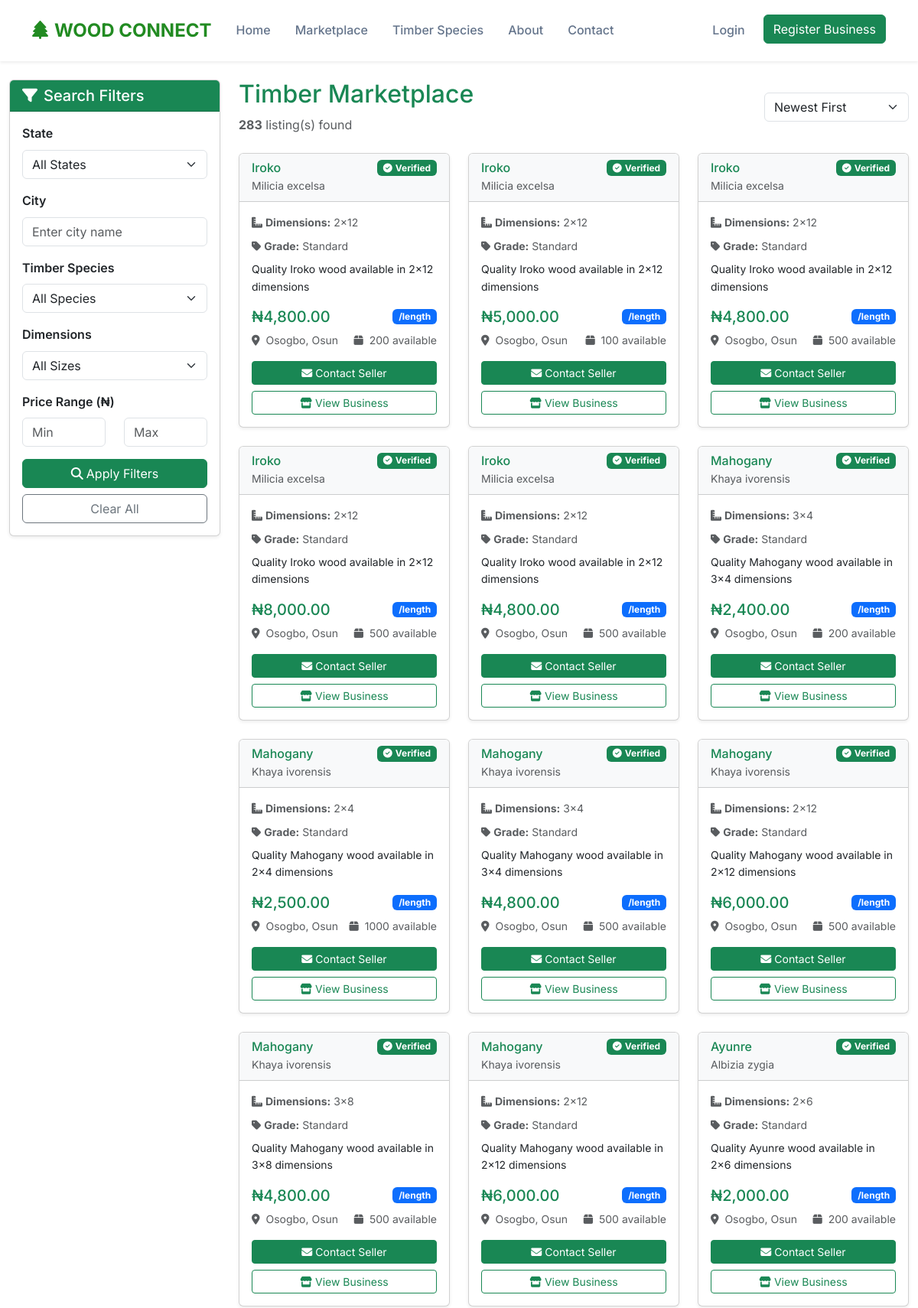
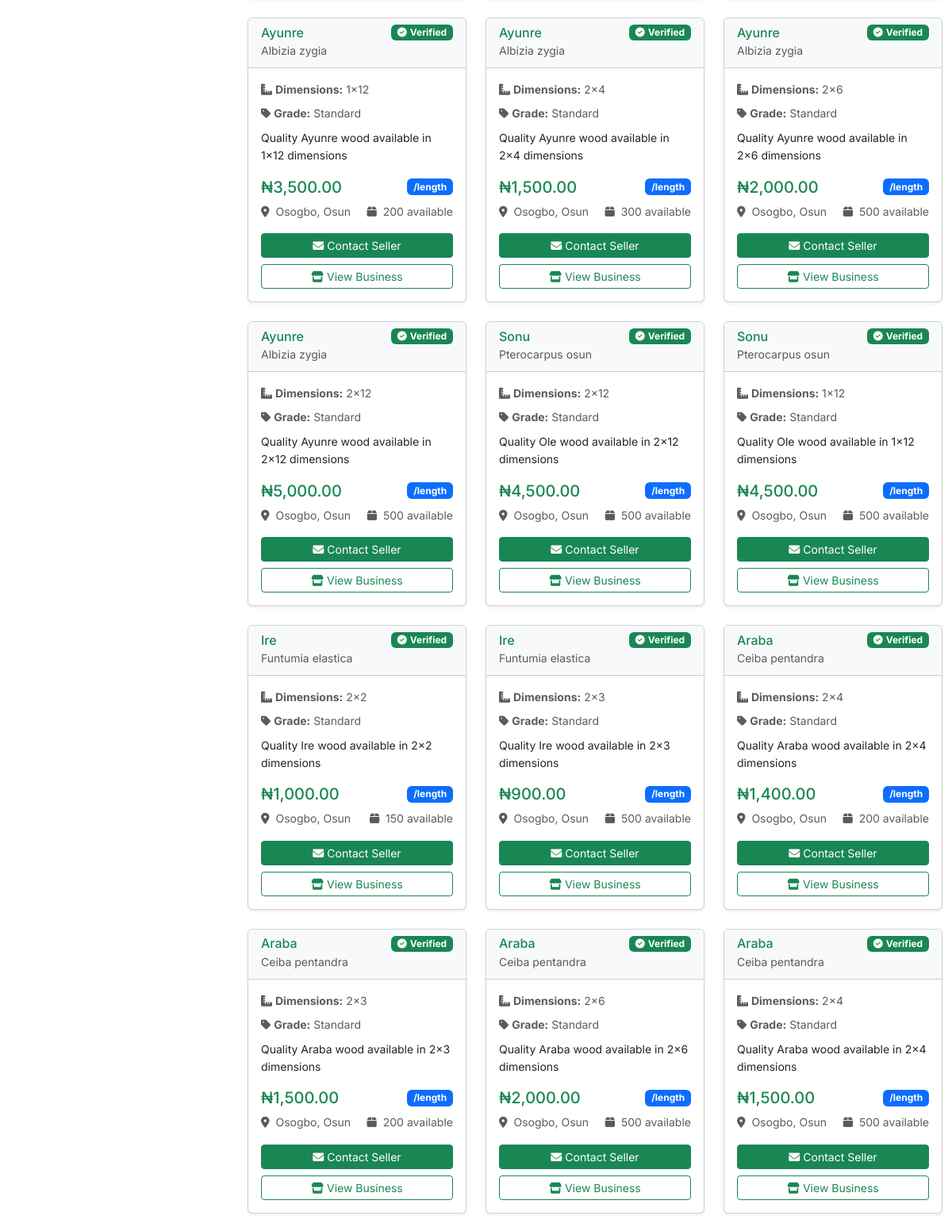
The app's page /marketplace/search.php (upper part) with its own data (2 pictures, top to bottom).
### tables this page shows
CREATE TABLE `inventory` (
  `id` int(11) NOT NULL,
  `marketer_id` int(11) NOT NULL,
  `species_id` int(11) NOT NULL,
  `dimensions` varchar(50) NOT NULL,
  `price_per_unit` decimal(10,2) NOT NULL,
  `quantity_available` int(11) NOT NULL DEFAULT 0,
  `unit_type` enum('length','piece','bundle') DEFAULT 'length',
  `quality_grade` enum('premium','standard','economy') DEFAULT 'standard',
  `description` text DEFAULT NULL,
  `image_path` varchar(500) DEFAULT NULL,
  `is_available` tinyint(1) DEFAULT 1,
  `created_at` timestamp NOT NULL DEFAULT current_timestamp(),
  `updated_at` timestamp NOT NULL DEFAULT current_timestamp() ON UPDATE current_timestamp()
);

CREATE TABLE `species` (
  `id` int(11) NOT NULL,
  `scientific_name` varchar(255) NOT NULL,
  `common_names` longtext NOT NULL CHECK (json_valid(`common_names`)),
  `family` varchar(100) DEFAULT NULL,
  `density_range` varchar(100) DEFAULT NULL,
  `durability` varchar(50) DEFAULT NULL,
  `timber_value_rank` int(11) DEFAULT 1,
  `common_uses` longtext DEFAULT NULL CHECK (json_valid(`common_uses`)),
  `description` text DEFAULT NULL,
  `image_path` varchar(500) DEFAULT NULL,
  `created_at` timestamp NOT NULL DEFAULT current_timestamp(),
  `updated_at` timestamp NOT NULL DEFAULT current_timestamp() ON UPDATE current_timestamp()
);

CREATE TABLE `marketers` (
  `id` int(11) NOT NULL,
  `business_name` varchar(255) NOT NULL,
  `owner_name` varchar(255) NOT NULL,
  `address` text NOT NULL,
  `city` varchar(100) NOT NULL,
  `state` enum('Ondo','Ekiti','Osun','Oyo','Ogun','Lagos') NOT NULL,
  `local_government` varchar(100) NOT NULL,
  `phone` varchar(20) NOT NULL,
  `email` varchar(255) DEFAULT NULL,
  `password_hash` varchar(255) DEFAULT NULL,
  `business_description` text DEFAULT NULL,
  `verification_status` enum('pending','verified','rejected') DEFAULT 'verified',
  `verification_notes` text DEFAULT NULL,
  `profile_image` varchar(500) DEFAULT NULL,
  `registration_date` timestamp NOT NULL DEFAULT current_timestamp(),
  `last_login` timestamp NULL DEFAULT NULL,
  `is_active` tinyint(1) DEFAULT 1,
  `reset_token` varchar(100) DEFAULT NULL,
  `reset_expires` timestamp NULL DEFAULT NULL
);

### includes/functions.php (called while the page is built, shortened)
<?php
function formatNaira($amount)
{
    return '₦' . number_format($amount, 2);
}
function url($path = '')
{
    return BASE_URL . '/' . ltrim($path, '/');
}

### marketplace/search.php (the view, shortened to what this page needs)
<?php
require_once '../includes/config.php';
$min_price = $_GET['min_price'] ?? '';
$max_price = $_GET['max_price'] ?? '';
$city = $_GET['city'] ?? '';
$query = "SELECT i.*, s.scientific_name, s.common_names,
                 m.business_name, m.city, m.state, m.verification_status,
                 m.profile_image as marketer_image
          FROM inventory i
          JOIN species s ON i.species_id = s.id
          JOIN marketers m ON i.marketer_id = m.id
          WHERE i.is_available = TRUE AND m.verification_status = 'verified' AND m.is_active = TRUE";
$params = [];
$query .= " ORDER BY i.updated_at DESC";
$stmt = $pdo->prepare($query);
$stmt->execute($params);
$inventory_items = $stmt->fetchAll(PDO::FETCH_ASSOC);
include '../includes/header.php';
?>
<div class="container-fluid py-4">
  <div class="row">
    <div class="col-lg-3">
      <div class="card shadow-sm sticky-top" style="top: 20px;">
        <div class="card-header bg-success text-white">
          <h5 class="mb-0"><i class="fas fa-filter me-2"></i>Search Filters</h5>
        </div>
        <div class="card-body">
          <form id="searchFilters" method="GET">
            <div class="mb-3">
              <label class="form-label fw-semibold">State</label>
              <select name="state" class="form-select" onchange="this.form.submit()">
                <option value="">All States</option>
              </select>
            </div>
            <div class="mb-3">
              <label class="form-label fw-semibold">City</label>
              <input type="text" name="city" class="form-control" value="<?php echo htmlspecialchars($city); ?>"
                placeholder="Enter city name">
            </div>
            <div class="mb-3">
              <label class="form-label fw-semibold">Timber Species</label>
              <select name="species" class="form-select" onchange="this.form.submit()">
                <option value="">All Species</option>
              </select>
            </div>
            <div class="mb-3">
              <label class="form-label fw-semibold">Dimensions</label>
              <select name="dimensions" class="form-select" onchange="this.form.submit()">
                <option value="">All Sizes</option>
              </select>
            </div>
            <div class="mb-3">
              <label class="form-label fw-semibold">Price Range (₦)</label>
              <div class="row">
                <div class="col-6">
                  <input type="number" name="min_price" class="form-control" placeholder="Min"
                    value="<?php echo htmlspecialchars($min_price); ?>">
                </div>
                <div class="col-6">
                  <input type="number" name="max_price" class="form-control" placeholder="Max"
                    value="<?php echo htmlspecialchars($max_price); ?>">
                </div>
              </div>
            </div>
            <div class="d-grid gap-2">
              <button type="submit" class="btn btn-success">
                <i class="fas fa-search me-1"></i>Apply Filters
              </button>
              <a href="<?php echo url('marketplace/search.php'); ?>" class="btn btn-outline-secondary">Clear All</a>
            </div>
          </form>
        </div>
      </div>
    </div>
    <div class="col-lg-9">
      <div class="d-flex justify-content-between align-items-center mb-4">
        <div>
          <h2 class="text-success">Timber Marketplace</h2>
          <p class="text-muted mb-0">
            <strong><?php echo count($inventory_items); ?></strong> listing(s) found
          </p>
        </div>
        <div class="d-flex gap-2">
          <select class="form-select" style="width: auto;" onchange="sortResults(this.value)">
            <option value="newest">Newest First</option>
          </select>
        </div>
      </div>
      <?php if (empty($inventory_items)): ?>
        <div class="text-center py-5">
          <i class="fas fa-search fa-3x text-muted mb-3"></i>
          <h4>No listings found</h4>
          <p class="text-muted">Try adjusting your search filters or browse all available timber.</p>
          <a href="<?php echo url('marketplace/search.php'); ?>" class="btn btn-success">Clear Filters</a>
        </div>
      <?php else: ?>
        <div class="row g-4" id="inventoryResults">
          <?php foreach ($inventory_items as $item):
            $common_names = json_decode($item['common_names'], true);
            $primary_name = $common_names[0] ?? $item['scientific_name'];
          ?>
            <div class="col-xl-4 col-lg-6">
              <div class="card h-100 inventory-card shadow-sm">
                <div class="card-header bg-light">
                  <div class="d-flex justify-content-between align-items-center">
                    <h6 class="mb-0 text-success"><?php echo $primary_name; ?></h6>
                    <?php if ($item['verification_status'] === 'verified'): ?>
                      <span class="badge bg-success">
                        <i class="fas fa-check-circle me-1"></i>Verified
                      </span>
                    <?php endif; ?>
                  </div>
                  <small class="text-muted"><?php echo $item['scientific_name']; ?></small>
                </div>
                <div class="card-body d-flex flex-column">
                  <div class="mb-3">
                    <p class="card-text text-muted small mb-2">
                      <i class="fas fa-ruler-combined me-1"></i><strong>Dimensions:</strong> <?php echo $item['dimensions']; ?>
                    </p>
                    <p class="card-text text-muted small mb-2">
                      <i class="fas fa-tag me-1"></i><strong>Grade:</strong> <?php echo ucfirst($item['quality_grade']); ?>
                    </p>
                    <?php if ($item['description']): ?>
                      <p class="card-text small"><?php echo $item['description']; ?></p>
                    <?php endif; ?>
                  </div>
                  <div class="mt-auto">
                    <div class="d-flex justify-content-between align-items-center mb-2">
                      <span class="h5 text-success mb-0"><?php echo formatNaira($item['price_per_unit']); ?></span>
                      <span class="badge bg-primary">/length</span>
                    </div>
                    <div class="d-flex justify-content-between align-items-center text-muted small mb-3">
                      <span>
                        <i class="fas fa-map-marker-alt me-1"></i>
                        <?php echo $item['city'] . ', ' . $item['state']; ?>
                      </span>
                      <span>
                        <i class="fas fa-box me-1"></i>
                        <?php echo $item['quantity_available']; ?> available
                      </span>
                    </div>
                    <div class="d-grid gap-2">
                      <a href="<?php echo url('marketplace/inquiry.php'); ?>?inventory_id=<?php echo $item['id']; ?>"
                        class="btn btn-success btn-sm">
                        <i class="fas fa-envelope me-1"></i>Contact Seller
                      </a>
                      <a href="<?php echo url('marketplace/profile.php'); ?>?marketer_id=<?php echo $item['marketer_id']; ?>"
                        class="btn btn-outline-success btn-sm">
                        <i class="fas fa-store me-1"></i>View Business
                      </a>
                    </div>
                  </div>
                </div>
              </div>
            </div>
          <?php endforeach; ?>
        </div>
      <?php endif; ?>
    </div>
  </div>
</div>
</body>
</html>

### assets/css/style.css (style rules this page uses)
:root { --primary-green: #228B22; --earth-brown: #8B4513; --warm-amber: #D2691E; --slate-gray: #64748b; --off-white: #f8fafc; --forest-dark: #1a5e1a; }
* { margin: 0; padding: 0; box-sizing: border-box; }
body { font-family: 'Inter', sans-serif; line-height: 1.6; color: #333; background-color: #fff; }
html, body { height: 100%; }
body { display: flex; flex-direction: column; min-height: 100vh; }

### records on screen
inventory: species.common_names "Iroko", species.scientific_name "Milicia excelsa", dimensions "2x12", quality_grade "Standard", description "Quality Iroko wood available in 2x12 dimensions", price_per_unit "₦4,800.00", marketer.city "Osogbo", marketer.state "Osun", quantity_available "200"
inventory: species.common_names "Iroko", species.scientific_name "Milicia excelsa", dimensions "2x12", quality_grade "Standard", description "Quality Iroko wood available in 2x12 dimensions", price_per_unit "₦5,000.00", marketer.city "Osogbo", marketer.state "Osun", quantity_available "100"
inventory: species.common_names "Iroko", species.scientific_name "Milicia excelsa", dimensions "2x12", quality_grade "Standard", description "Quality Iroko wood available in 2x12 dimensions", price_per_unit "₦4,800.00", marketer.city "Osogbo", marketer.state "Osun", quantity_available "500"
inventory: species.common_names "Iroko", species.scientific_name "Milicia excelsa", dimensions "2x12", quality_grade "Standard", description "Quality Iroko wood available in 2x12 dimensions", price_per_unit "₦8,000.00", marketer.city "Osogbo", marketer.state "Osun", quantity_available "500"
inventory: species.common_names "Iroko", species.scientific_name "Milicia excelsa", dimensions "2x12", quality_grade "Standard", description "Quality Iroko wood available in 2x12 dimensions", price_per_unit "₦4,800.00", marketer.city "Osogbo", marketer.state "Osun", quantity_available "500"
inventory: species.common_names "Mahogany", species.scientific_name "Khaya ivorensis", dimensions "3x4", quality_grade "Standard", description "Quality Mahogany wood available in 3x4 dimensions", price_per_unit "₦2,400.00", marketer.city "Osogbo", marketer.state "Osun", quantity_available "200"
inventory: species.common_names "Mahogany", species.scientific_name "Khaya ivorensis", dimensions "2x4", quality_grade "Standard", description "Quality Mahogany wood available in 2x4 dimensions", price_per_unit "₦2,500.00", marketer.city "Osogbo", marketer.state "Osun", quantity_available "1000"
inventory: species.common_names "Mahogany", species.scientific_name "Khaya ivorensis", dimensions "3x4", quality_grade "Standard", description "Quality Mahogany wood available in 3x4 dimensions", price_per_unit "₦4,800.00", marketer.city "Osogbo", marketer.state "Osun", quantity_available "500"
inventory: species.common_names "Mahogany", species.scientific_name "Khaya ivorensis", dimensions "2x12", quality_grade "Standard", description "Quality Mahogany wood available in 2x12 dimensions", price_per_unit "₦6,000.00", marketer.city "Osogbo", marketer.state "Osun", quantity_available "500"
inventory: species.common_names "Mahogany", species.scientific_name "Khaya ivorensis", dimensions "3x8", quality_grade "Standard", description "Quality Mahogany wood available in 3x8 dimensions", price_per_unit "₦4,800.00", marketer.city "Osogbo", marketer.state "Osun", quantity_available "500"
inventory: species.common_names "Mahogany", species.scientific_name "Khaya ivorensis", dimensions "2x12", quality_grade "Standard", description "Quality Mahogany wood available in 2x12 dimensions", price_per_unit "₦6,000.00", marketer.city "Osogbo", marketer.state "Osun", quantity_available "500"
inventory: species.common_names "Ayunre", species.scientific_name "Albizia zygia", dimensions "2x6", quality_grade "Standard", description "Quality Ayunre wood available in 2x6 dimensions", price_per_unit "₦2,000.00", marketer.city "Osogbo", marketer.state "Osun", quantity_available "200"
inventory: species.common_names "Ayunre", species.scientific_name "Albizia zygia", dimensions "1x12", quality_grade "Standard", description "Quality Ayunre wood available in 1x12 dimensions", price_per_unit "₦3,500.00", marketer.city "Osogbo", marketer.state "Osun", quantity_available "200"
inventory: species.common_names "Ayunre", species.scientific_name "Albizia zygia", dimensions "2x4", quality_grade "Standard", description "Quality Ayunre wood available in 2x4 dimensions", price_per_unit "₦1,500.00", marketer.city "Osogbo", marketer.state "Osun", quantity_available "300"
inventory: species.common_names "Ayunre", species.scientific_name "Albizia zygia", dimensions "2x6", quality_grade "Standard", description "Quality Ayunre wood available in 2x6 dimensions", price_per_unit "₦2,000.00", marketer.city "Osogbo", marketer.state "Osun", quantity_available "500"
inventory: species.common_names "Ayunre", species.scientific_name "Albizia zygia", dimensions "2x12", quality_grade "Standard", description "Quality Ayunre wood available in 2x12 dimensions", price_per_unit "₦5,000.00", marketer.city "Osogbo", marketer.state "Osun", quantity_available "500"
inventory: species.common_names "Sonu", species.scientific_name "Pterocarpus osun", dimensions "2x12", quality_grade "Standard", description "Quality Ole wood available in 2x12 dimensions", price_per_unit "₦4,500.00", marketer.city "Osogbo", marketer.state "Osun", quantity_available "500"
inventory: species.common_names "Sonu", species.scientific_name "Pterocarpus osun", dimensions "1x12", quality_grade "Standard", description "Quality Ole wood available in 1x12 dimensions", price_per_unit "₦4,500.00", marketer.city "Osogbo", marketer.state "Osun", quantity_available "500"
inventory: species.common_names "Ire", species.scientific_name "Funtumia elastica", dimensions "2x2", quality_grade "Standard", description "Quality Ire wood available in 2x2 dimensions", price_per_unit "₦1,000.00", marketer.city "Osogbo", marketer.state "Osun", quantity_available "150"
inventory: species.common_names "Ire", species.scientific_name "Funtumia elastica", dimensions "2x3", quality_grade "Standard", description "Quality Ire wood available in 2x3 dimensions", price_per_unit "₦900.00", marketer.city "Osogbo", marketer.state "Osun", quantity_available "500"
inventory: species.common_names "Araba", species.scientific_name "Ceiba pentandra", dimensions "2x4", quality_grade "Standard", description "Quality Araba wood available in 2x4 dimensions", price_per_unit "₦1,400.00", marketer.city "Osogbo", marketer.state "Osun", quantity_available "200"
inventory: species.common_names "Araba", species.scientific_name "Ceiba pentandra", dimensions "2x3", quality_grade "Standard", description "Quality Araba wood available in 2x3 dimensions", price_per_unit "₦1,500.00", marketer.city "Osogbo", marketer.state "Osun", quantity_available "200"
inventory: species.common_names "Araba", species.scientific_name "Ceiba pentandra", dimensions "2x6", quality_grade "Standard", description "Quality Araba wood available in 2x6 dimensions", price_per_unit "₦2,000.00", marketer.city "Osogbo", marketer.state "Osun", quantity_available "500"
inventory: species.common_names "Araba", species.scientific_name "Ceiba pentandra", dimensions "2x4", quality_grade "Standard", description "Quality Araba wood available in 2x4 dimensions", price_per_unit "₦1,500.00", marketer.city "Osogbo", marketer.state "Osun", quantity_available "500"

### other values on screen
count($inventory_items) "283"
